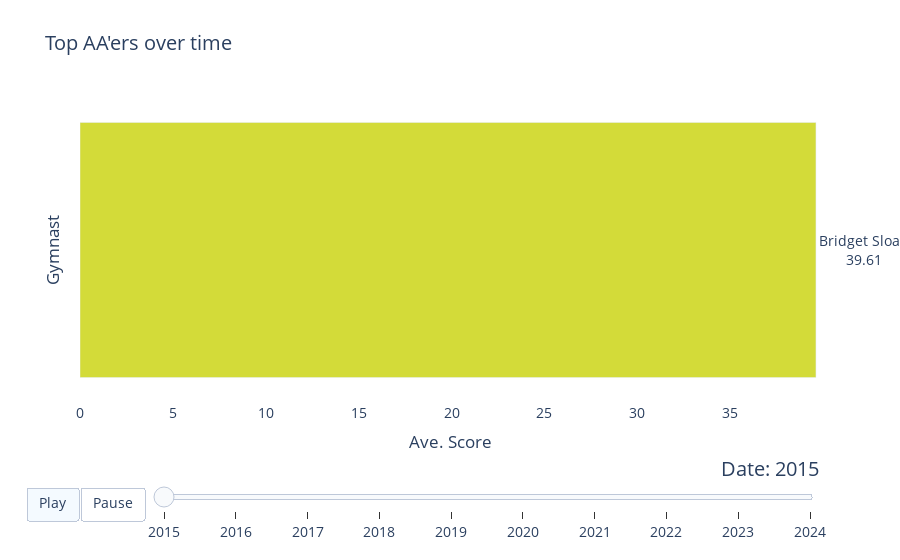

The code cell stored with this chart in its notebook:
### Code cell
my_raceplot = barplot(aa_average_df,
                      item_column='Name',
                      value_column='All Around',
                      time_column='Season')

my_raceplot.plot(title = "Top AA'ers over time",
                 item_label = 'Gymnast',
                 value_label = 'Ave. Score',
                 frame_duration = 800)

### Figure 1 — Plotly figure (JSON) as saved in the notebook; plotly's stock layout.template omitted (floating-point values rounded to 4 significant figures)
{"data": [{"cliponaxis": false, "hoverinfo": "all", "marker": {"color": ["rgb(211, 219, 57)"]}, "orientation": "h", "textangle": 0, "textposition": "outside", "texttemplate": "%{y}<br>%{x:.4s}", "type": "bar", "x": [39.61], "y": ["Bridget Sloan"]}], "layout": {"bargap": 0.15, "font": {"size": 14}, "plot_bgcolor": "#FFFFFF", "sliders": [{"active": 0, "currentvalue": {"font": {"size": 20}, "prefix": "Date: ", "visible": true, "xanchor": "right"}, "len": 0.9, "pad": {"b": 10, "t": 50}, "steps": [{"args": [["2015"], {"frame": {"duration": 800, "redraw": false}, "mode": "immediate", "transition": {"duration": 800}}], "label": "2015", "method": "animate"}, {"args": [["2016"], {"frame": {"duration": 800, "redraw": false}, "mode": "immediate", "transition": {"duration": 800}}], "label": "2016", "method": "animate"}, {"args": [["2017"], {"frame": {"duration": 800, "redraw": false}, "mode": "immediate", "transition": {"duration": 800}}], "label": "2017", "method": "animate"}, {"args": [["2018"], {"frame": {"duration": 800, "redraw": false}, "mode": "immediate", "transition": {"duration": 800}}], "label": "2018", "method": "animate"}, {"args": [["2019"], {"frame": {"duration": 800, "redraw": false}, "mode": "immediate", "transition": {"duration": 800}}], "label": "2019", "method": "animate"}, {"args": [["2020"], {"frame": {"duration": 800, "redraw": false}, "mode": "immediate", "transition": {"duration": 800}}], "label": "2020", "method": "animate"}, {"args": [["2021"], {"frame": {"duration": 800, "redraw": false}, "mode": "immediate", "transition": {"duration": 800}}], "label": "2021", "method": "animate"}, {"args": [["2022"], {"frame": {"duration": 800, "redraw": false}, "mode": "immediate", "transition": {"duration": 800}}], "label": "2022", "method": "animate"}, {"args": [["2023"], {"frame": {"duration": 800, "redraw": false}, "mode": "immediate", "transition": {"duration": 800}}], "label": "2023", "method": "animate"}, {"args": [["2024"], {"frame": {"duration": 800, "redraw": false}, "mode": "immediate", "transition": {"duration": 800}}], "label": "2024", "method": "animate"}], "transition": {"duration": 300, "easing": "cubic-in-out"}, "x": 0.1, "xanchor": "left", "y": 0, "yanchor": "top"}], "title": {"text": "Top AA'ers over time"}, "updatemenus": [{"buttons": [{"args": [null, {"frame": {"duration": 800, "redraw": false}, "fromcurrent": true, "transition": {"duration": 800, "easing": "quadratic-in-out"}}], "label": "Play", "method": "animate"}, {"args": [[null], {"frame": {"duration": 0, "redraw": false}, "mode": "immediate", "transition": {"duration": 0}}], "label": "Pause", "method": "animate"}], "direction": "left", "pad": {"r": 10, "t": 87}, "showactive": true, "type": "buttons", "x": 0.1, "xanchor": "right", "y": 0, "yanchor": "top"}], "xaxis": {"range": [0, 39.83], "showline": true, "showticklabels": true, "title": {"text": "Ave. Score"}, "visible": true}, "yaxis": {"showline": false, "showticklabels": false, "title": {"text": "Gymnast"}, "visible": true}}}
